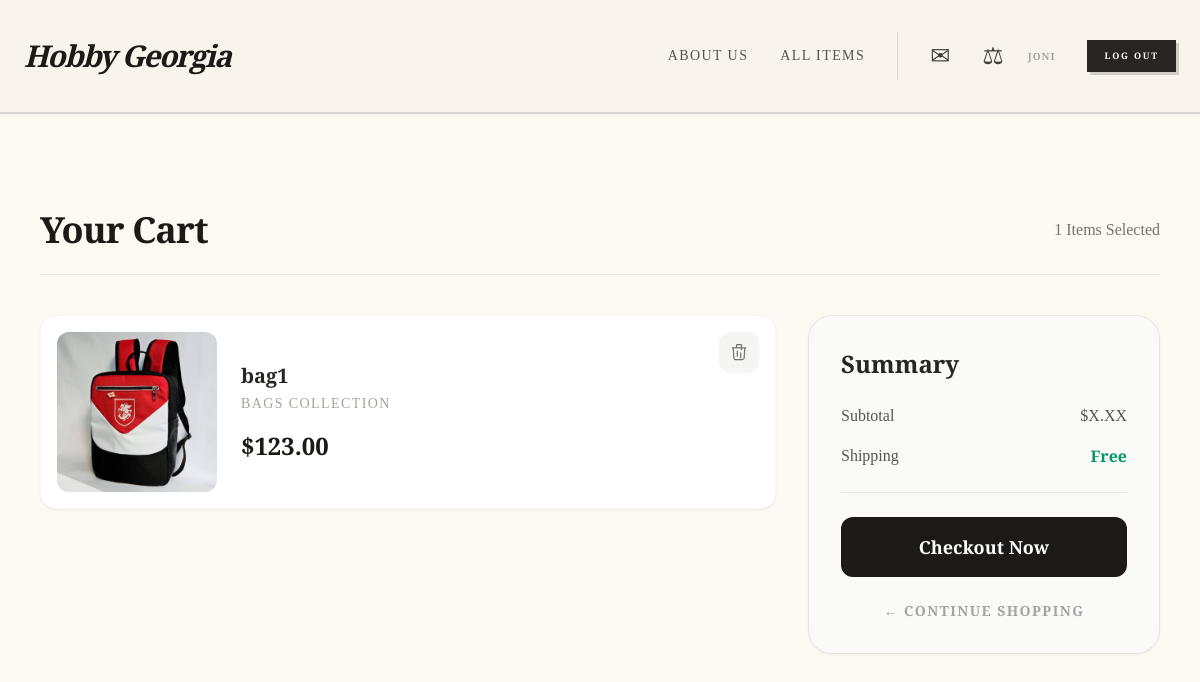
The page /cart/summary/ (signed in) on the database its author committed.
### items/models.py (models this page shows, shortened)
class Item(models.Model):
    name = models.CharField(max_length=255)
    description = models.TextField()
    price = models.DecimalField(max_digits=10, decimal_places=2)
    category = models.ForeignKey(Category, on_delete=models.CASCADE, related_name="items")
    is_sold = models.BooleanField(default=False)
    image = models.ImageField(upload_to="item_images", blank=True, null=True)
    created_at = models.DateTimeField(auto_now_add=True)
    created_by = models.ForeignKey(User, related_name="items", on_delete=models.CASCADE)

class Category(models.Model):
    name = models.CharField(max_length=255)
    class Meta:
        ordering = ("name",)
        verbose_name_plural = "Categories"

### cart/views.py (the view)
# urls.py: path('summary/', views.cart_summary, name='cart_summary'),
def cart_summary(request):
    if request.user.is_authenticated:
        db_items = CartItem.objects.filter(user=request.user).select_related('item')
        cart_items = [ci.item for ci in db_items]
    else:
        messages.warning(request, "Please log in to see your cart.")
        cart_items = []
    return render(request, 'cart/cart_summary.html', {
        'cart_items': cart_items
    })

### cart/templates/cart/cart_summary.html (shortened to what this page needs)
{% extends 'core/base.html' %}
{% block content %}
<div class="max-w-6xl mx-auto px-4 py-12">
    <div class="flex items-center justify-between mb-10 border-b border-stone-200 pb-6">
        <h1 class="text-4xl font-extrabold text-stone-900 tracking-tight">Your Cart</h1>
        <span class="text-stone-500 font-medium">{{ cart_items|length }} Items Selected</span>
    </div>
    <div class="grid grid-cols-1 md:grid-cols-3 gap-8">
        <div class="md:col-span-2 space-y-6">
        {% for item in cart_items %}
            <div class="group relative flex flex-col sm:flex-row items-center bg-white p-4 rounded-2xl shadow-sm border border-stone-100 hover:shadow-xl hover:border-stone-300 transition-all duration-300">
                <form action="{% url 'cart:remove_from_cart' item.pk %}" method="POST" class="absolute top-4 right-4 z-20">
                    <button type="submit" class="p-2.5 bg-stone-100 text-stone-500 rounded-xl hover:bg-red-50 hover:text-red-600 transition-all active:scale-90 shadow-sm">
                        <svg class="w-5 h-5" fill="none" stroke="currentColor" viewBox="0 0 24 24">
                            <path stroke-linecap="round" stroke-linejoin="round" stroke-width="1.5" d="M19 7l-.867 12.142A2 2 0 0116.138 21H7.862a2 2 0 01-1.995-1.858L5 7m5 4v6m4-4v6m1-10V4a1 1 0 00-1-1h-4a1 1 0 00-1 1v3M4 7h16"></path>
                        </svg>
                    </button>
                </form>
                <div class="w-full sm:w-40 h-40 overflow-hidden rounded-xl bg-stone-100 mb-4 sm:mb-0">
                    <img src="{{ item.image.url }}" class="w-full h-full object-cover group-hover:scale-110 transition-transform duration-500">
                </div>
                <div class="sm:ml-6 flex-1 text-center sm:text-left pr-12"> <a href="{% url 'item:detail' item.pk %}" class="text-xl font-bold text-stone-800 hover:text-stone-600 transition-colors">
                        {{ item.name }}
                    </a>
                    <p class="text-stone-400 text-sm mt-1 uppercase tracking-widest">{{ item.category.name }}</p>
                    <div class="mt-4 flex items-center justify-center sm:justify-between">
                        <span class="text-2xl font-black text-stone-900">${{ item.price }}</span>
                    </div>
                </div>
            </div>
        {% endfor %}
        </div>
        {% if cart_items %}
        <div class="h-fit sticky top-8 p-8 bg-stone-50 rounded-3xl border border-stone-200 shadow-sm">
            <h2 class="text-2xl font-bold mb-6 text-stone-800">Summary</h2>
            <div class="space-y-4 border-b border-stone-200 pb-6 mb-6 font-medium text-stone-600">
                <div class="flex justify-between">
                    <span>Subtotal</span>
                    <span>$X.XX</span> </div>
                <div class="flex justify-between">
                    <span>Shipping</span>
                    <span class="text-emerald-600 font-bold">Free</span>
                </div>
            </div>
            <button class="w-full py-4 bg-stone-900 text-white rounded-xl font-bold text-lg hover:shadow-2xl active:scale-95 transition-all">
                Checkout Now
            </button>
            <a href="{% url 'myapp:all-items' %}" class="block text-center mt-6 text-sm text-stone-400 hover:text-stone-800 transition-colors uppercase tracking-widest font-bold">
                ← Continue Shopping
            </a>
        </div>
        {% endif %}
    </div>
</div>
{% endblock %}

### myapp/templates/core/base.html (shortened to what this page needs)
<!doctype html>
<html lang="en">
    <head>
        <script src="https://cdn.tailwindcss.com"></script>
    </head>
    <body class="text-stone-800 antialiased overflow-x-hidden">
        <nav class="sticky top-0 z-[100] py-4 md:py-8 px-6 flex justify-between items-center border-b-2 border-double border-stone-300 shadow-sm bg-[#f8f4eb]/95 backdrop-blur-md">
            <a href="/" class="brand-font text-2xl md:text-3xl font-bold tracking-tighter text-stone-900 italic shrink-0">
                Hobby Georgia
            </a>
            <div class="hidden lg:flex items-center space-x-8">
                <a href="{% url 'myapp:about_us' %}" class="text-stone-600 hover:text-stone-900 border-b border-transparent hover:border-stone-900 transition-all uppercase tracking-widest text-sm">About Us</a>
                <a href="{% url 'myapp:all-items' %}" class="text-stone-600 hover:text-stone-900 border-b border-transparent hover:border-stone-900 transition-all uppercase tracking-widest text-sm">All Items</a>
                <div class="flex items-center space-x-4 border-l border-stone-300 pl-6">
                    <a href="{% url 'myapp:contact' %}" class="p-2 text-stone-700 hover:scale-110 transition-transform text-2xl">✉</a>
                    <a href="{% url 'cart:cart_summary' %}" class="p-2 text-stone-700 hover:scale-110 transition-transform text-2xl">⚖</a>
                    {% if user.is_authenticated %}
                        <span class="text-[10px] uppercase tracking-widest font-bold text-stone-400 ml-4">{{ user.username }}</span>
                        <form action="{% url 'myapp:logout' %}" method="post" class="inline">
                            <button type="submit" class="ml-4 px-4 py-2 text-[9px] uppercase tracking-[0.2em] font-bold border border-stone-800 text-white bg-stone-800 hover:bg-transparent hover:text-stone-800 transition-all duration-300 shadow-[3px_3px_0px_0px_rgba(120,113,108,0.3)]">
                                Log Out
                            </button>
                        </form>
                    {% else %}
                        <a href="{% url 'myapp:login' %}" class="ml-4 px-6 py-2 text-[9px] uppercase tracking-[0.2em] font-bold border border-stone-800 text-white bg-stone-800 hover:bg-transparent hover:text-stone-800 transition-all duration-300 shadow-[4px_4px_0px_0px_rgba(120,113,108,0.3)]">
                            შესვლა
                        </a>
                    {% endif %}
                </div>
            </div>
        </nav>
        <main class="max-w-7xl mx-auto px-4 md:px-6 py-8 md:py-12 min-h-screen">
            {% block content %}
            {% endblock content %}
        </main>
    </body>
</html>

### myapp/templates/core/base.html (style rules this page uses)
body { font-family: 'EB Garamond', serif; background-color: #fcf9f2; }
h1, h2, h3, .brand-font { font-family: 'Playfair Display', serif; }

### rows shown on the page
Item: image (picture), name "bag1", category.name "BAGS COLLECTION", price "123.00"

### other values the page prints
{{ user.username }} "JONI"
{{ cart_items|length }} "1"
